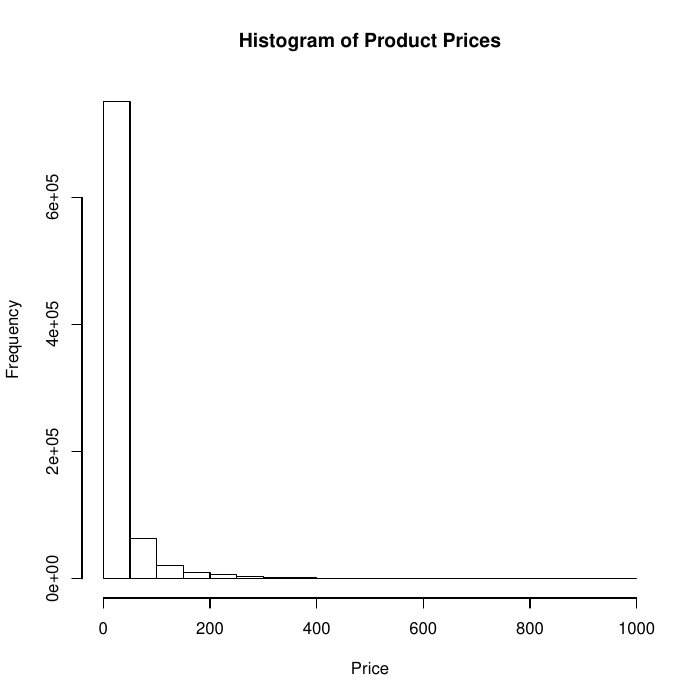

The R source for this figure:
prices <- scan("product_price")
pdf("histogram_prices.pdf")
hist(prices, main="Histogram of Product Prices", xlab="Price")
dev.off()
